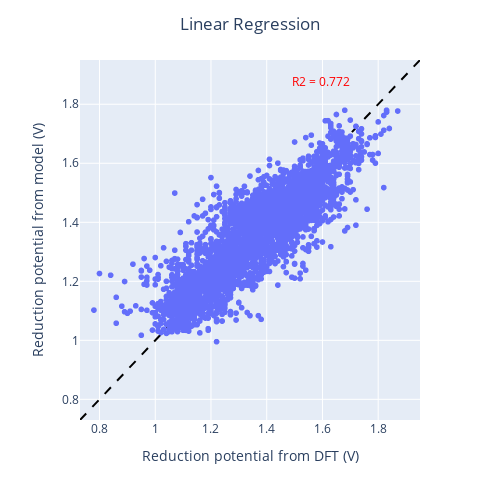

Here is the notebook cell this chart was saved with:
### Code cell
# This cell trains the entire dataset using Linear Regression.

features_std = StandardScaler().fit_transform(features)

lr = LinearRegression()
lr.fit(X_train,y_train)
ypred=lr.predict(X_train)
r2=np.round(r2_score(y_train,ypred),3)
pot_min=target.min()-0.05
pot_max=target.max()+0.05
fig=px.scatter(x=y_train,y=ypred,
           range_x=[pot_min,pot_max],
           range_y=[pot_min,pot_max],
              width=500, height=500)
fig.add_scatter(x=np.linspace(pot_min,pot_max,1000),
                y=np.linspace(pot_min,pot_max,1000),line_color='black',showlegend=False,line_dash='dash')
fig.update_xaxes(tickvals=np.linspace(0.8,2,7),title='Reduction potential from DFT (V)')
fig.update_yaxes(tickvals=np.linspace(0.8,2,7),title='Reduction potential from model (V)')
fig.update_layout(title='Linear Regression', title_x=0.5)
fig.add_annotation(
       
        text='R2 = '+str(r2),

        font=dict(
            size=12,
            color='red'
            ),
        showarrow=False,
         xref="paper", yref="paper",
        x=0.8, y=0.97
        
        )

fig.show()

### Figure 1 — Plotly figure (JSON) as saved in the notebook; plotly's stock layout.template omitted (floating-point values rounded to 4 significant figures; data arrays with more than 128 entries replaced by an {"elided": "..."} marker saying what was removed)
{"data": [{"hovertemplate": "x=%{x}<br>y=%{y}<extra></extra>", "legendgroup": "", "marker": {"color": "#636efa", "symbol": "circle"}, "mode": "markers", "name": "", "showlegend": false, "type": "scattergl", "x": {"elided": "4000 float values"}, "xaxis": "x", "y": {"elided": "4000 float values"}, "yaxis": "y"}, {"line": {"color": "black", "dash": "dash"}, "showlegend": false, "type": "scatter", "x": {"elided": "1000 float values"}, "y": {"elided": "1000 float values"}}], "layout": {"annotations": [{"font": {"color": "red", "size": 12}, "showarrow": false, "text": "R2 = 0.772", "x": 0.8, "xref": "paper", "y": 0.97, "yref": "paper"}], "height": 500, "legend": {"tracegroupgap": 0}, "margin": {"t": 60}, "title": {"text": "Linear Regression", "x": 0.5}, "width": 500, "xaxis": {"anchor": "y", "domain": [0, 1], "range": [0.73, 1.95], "tickvals": [0.8, 1, 1.2, 1.4, 1.6, 1.8, 2], "title": {"text": "Reduction potential from DFT (V)"}}, "yaxis": {"anchor": "x", "domain": [0, 1], "range": [0.73, 1.95], "tickvals": [0.8, 1, 1.2, 1.4, 1.6, 1.8, 2], "title": {"text": "Reduction potential from model (V)"}}}}
